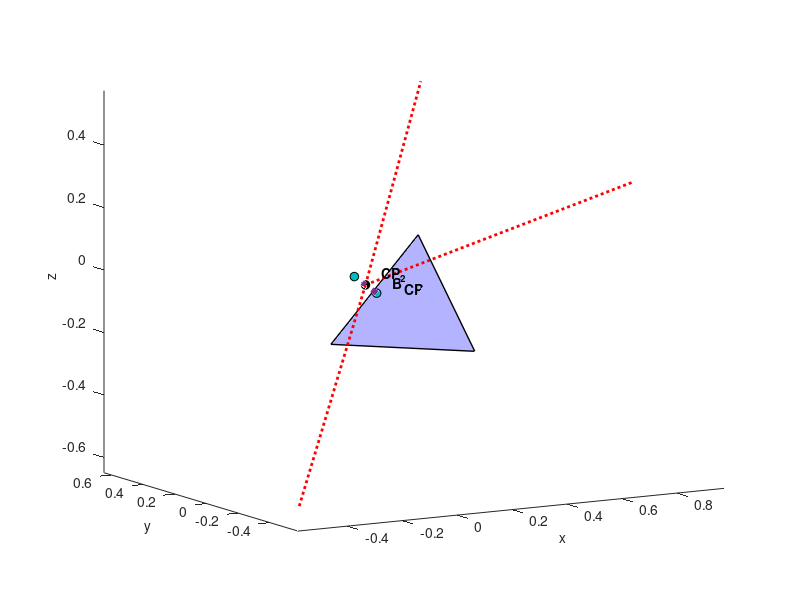

This figure's MATLAB source: (Note: this script raises an error after producing the figure.)
clc
clear
close all

%% Parameter initialization
B=[0 0 0];
va=[-2 -2 -2];
vb=[8 9 7];
vc=[4 0 1];
va=va/norm(va);
vb=vb/norm(vb);
vc=vc/norm(vc);

Ra=0.3;
Rb=0.3;
Rc=0.3;
%% Computing alphas
alpha_ab=atan2d(norm(cross(va,vb)),dot(va,vb));
alpha_bc=atan2d(norm(cross(vb,vc)),dot(vb,vc));
alpha_ac=atan2d(norm(cross(va,vc)),dot(va,vc));
alpha_vector=[alpha_ab;alpha_bc;alpha_ac];
%% k vectors
kab=Ra*vb+Rb*va;
kab=kab/norm(kab);
kac=Ra*vc+Rc*va;
kac=kac/norm(kac);
kbc=Rb*vc+Rc*vb;
kbc=kbc/norm(kbc);
k=[kab;kac;kbc];
%% 
R=[Ra Rb;Rb Rc;Ra Rc];
for i=1:length(alpha_vector)
    if (alpha_vector(i)<=90)||((360-alpha_vector(i))<=90)
S(i,:)=k(i,:)*(R(i,1)/sin(atan2(R(i,1),R(i,2))));
    else
        S(i,:)=k(i,:)*(sum(R(i,:))/2);
    end
end
n= cross((S(3,:)-S(1,:))',(S(2,:)-S(1,:))');
S=S+B;
A=mean(S,2);
cp1= B' + n*(Ra+Rb+Rc)/3;
cp2= B' - n*(Ra+Rb+Rc)/3;
% cp1 = B' + n*(Ra+Rb+Rc)/3;
% cp2 = B' - n*(Ra+Rb+Rc)/3;
%% Vertex coordinates
p1=S(1,:);
p2=S(2,:);
p3=S(3,:);
%% Plots
figure('color','w')
h=patch('Faces',1:3,'Vertices',[p1;p2;p3]);
set(h,'FaceColor','b','EdgeColor','k','LineWidth',1,'FaceAlpha',0.3)
axis equal vis3d
view([60 60])
xlabel('x','FontSize',10)
ylabel('y','FontSize',10)
zlabel('z','FontSize',10)

hold on 
plot3([B(1),va(1)+B(1)],[B(2),va(2)+B(2)],[B(3),va(3)+B(3)],':','LineWidth',2,'Color','r')
plot3([B(1),vb(1)+B(1)],[B(2),vb(2)+B(2)],[B(3),vb(3)+B(3)],':','LineWidth',2,'Color','r')
plot3([B(1),vc(1)+B(1)],[B(2),vc(2)+B(2)],[B(3),vc(3)+B(3)],':','LineWidth',2,'Color','r')

% cylinder2(Ra,va,10)
% cylinder2(Rb,vb,10)
% cylinder2(Rc,vc,10)

plot3([cp1(1) cp2(1)],[cp1(2),cp2(2)],[cp1(3),cp2(3)],'LineWidth',4,'LineStyle',':')
scatter3(cp1(1),cp1(2),cp1(3),40,...
        'MarkerEdgeColor','k',...
        'MarkerFaceColor',[0 .75 .75])
    scatter3(cp2(1),cp2(2),cp2(3),40,...
        'MarkerEdgeColor','k',...
        'MarkerFaceColor',[0 .75 .75])
        scatter3(B(1),B(2),B(3),40,...
        'MarkerEdgeColor','k',...
        'MarkerFaceColor','k')
view(-30,10)
text(cp1(1)+0.1,cp1(2),cp1(3),'CP_1','FontWeight','bold','FontSize',10)
text(cp2(1)+0.1,cp2(2),cp2(3),'CP_2','FontWeight','bold','FontSize',10)
text(B(1)+0.1,B(2),B(3),'B','FontWeight','bold','FontSize',10)
% % %%
x=linspace(B(1),B(1)+va(1),1000);
y=linspace(B(2),B(2)+va(2),1000);
z=linspace(B(3),B(3)+va(3),1000);
r = Ra;
[X,Y,Z] = tubeplot(x,y,z,r,1,100);
surf(X,Y,Z,'EdgeColor','none','FaceAlpha',0.01,'FaceColor','b')
%%
x=linspace(B(1),vb(1)+B(1),1000);
y=linspace(B(2),vb(2)+B(2),1000);
z=linspace(B(3),vb(3)+B(3),1000);
r = Rb;
[X,Y,Z] = tubeplot(x,y,z,r,1,100);
surf(X,Y,Z,'EdgeColor','none','FaceAlpha',0.01,'FaceColor','b')
%%
x=linspace(B(1),vc(1)+B(1),1000);
y=linspace(B(2),vc(2)+B(2),1000);
z=linspace(B(3),vc(3)+B(3),1000);
r = Rc;
[X,Y,Z] = tubeplot(x,y,z,r,10,100);
surf(X,Y,Z,'EdgeColor','none','FaceAlpha',0.01,'FaceColor','b')